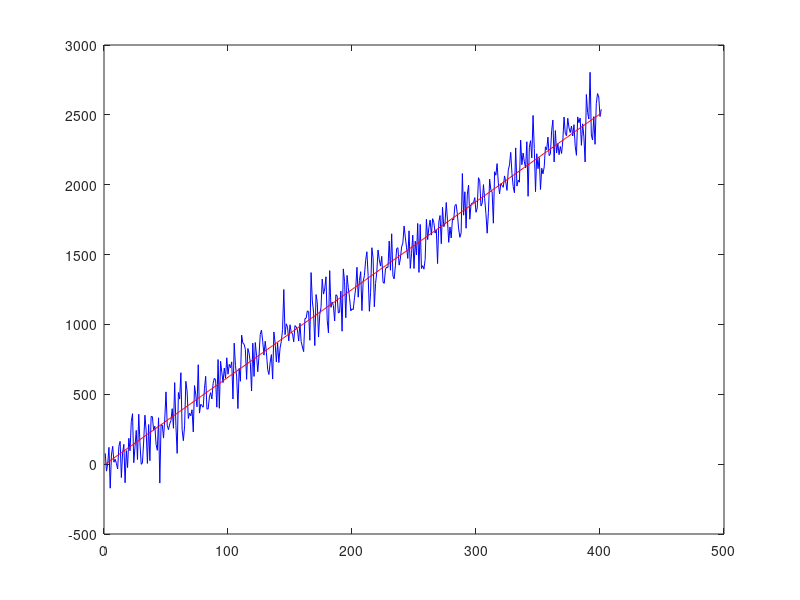
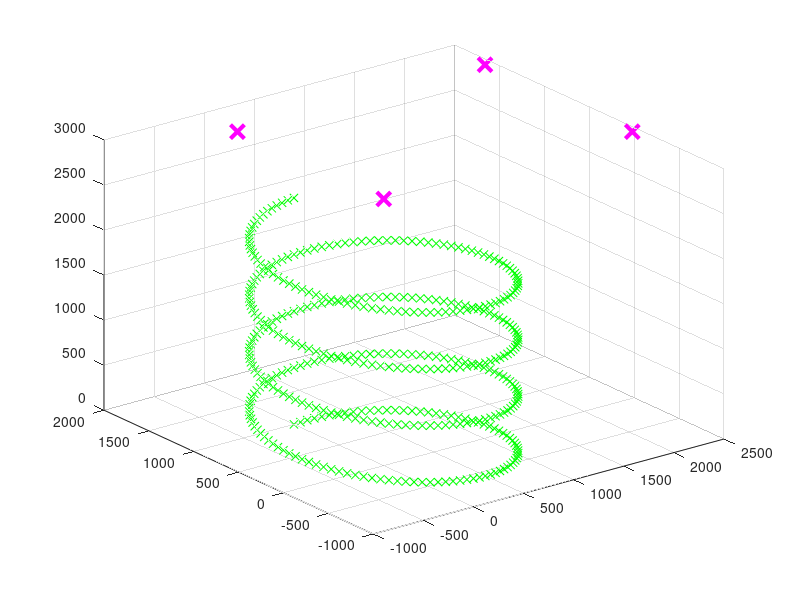

Recreate these plots in MATLAB, in order. (Note: this script raises an error after producing the figures.)
%% Generate measurement and pressure data based on known anchor positions and given tag positions
clear all
%AltToPres = @(Z) 101325 * (1 - 2.25577*10^-5 * (Z*10^-3))^5.25588;   % [Pa]
AltToPres = @(Z,SNR) awgn(101325 * exp(-(Z/(7*10^6))), SNR, 'measured');   % [Pa]

%ALS = @(P) ((((1015.7/P)^0.190263 - 1) * 298.15)/0.0065);
ALS = @(P) (-7*10^6)*log(P/101325);


global data

data.anchors     = [0     0    2960     % Anchor 1
                   2480  0    2960     % Anchor 2
                   2470  1630 2960     % Anchor 3
                   0     1630 2960]';  % Anchor 4       % [mm]
               
           

data.ALS0 = 2000;                                        % [mm]        



% Single point
%data.posTrue = [459; 2026; 2960]';                         % [mm]

% Linear motion path in all 3 axis
%N = 50;
%data.posTrue = [linspace(400, 1500, N)' linspace(500, 1900, N)' linspace(800, 1000, N)'];                         % [mm]

% Helix path
t = 0:pi/50:8*pi;
st = sin(t);
ct = cos(t);
data.posTrue = [st'*1000 ct'*1000 t'*100];

figure(5)
plot3(data.posTrue(:,1), data.posTrue(:,2), data.posTrue(:,3),'xg')
hold on
grid on
plot3(data.anchors(1,:)', data.anchors(2,:)', data.anchors(3,:)','xm','MarkerSize',10,'LineWidth',3)

% Generate clean data
data.Mz = sum(data.anchors(3,:)) / size(data.anchors,2);   % [mm]
data.Mp = AltToPres(data.Mz, 40);                             % [Pa]

data.measClean = zeros(size(data.posTrue,2),size(data.anchors,2));
data.presClean = zeros(1,size(data.posTrue,2));

for u = 1:size(data.posTrue,1)
    for n = 1:size(data.anchors,2)
        data.measClean(u,n) = sqrt(sum((transpose(data.posTrue(u,:))-data.anchors(:,n)).^2));
    end
    data.pres(u) = AltToPres(data.posTrue(u,3), 95);
end

%ColorNoise = 2;

%data.Mp = data.Mp + ColorNoise;     
%data.presCleanNoise = data.presClean + ColorNoise;

% Add noise
data.meas = awgn(data.measClean, 30, 'measured');


%%

figure()          
plot(ALS(data.pres),'b')         
hold on
plot(data.posTrue(:,3),'r')

%%

global index W

W = 20;
nl_struct = initiate_nonlinear(data.anchors);

x = zeros(size(data.meas,1),3);
xM = zeros(size(data.meas,1),3);
xMP = zeros(size(data.meas,1),3);

x0M = [1;1;1];
x0MP = [1;1;1];
sum1 = 0;
sum2 = 0;
error1 = 0;
error2 = 0;
options = optimoptions(@lsqnonlin,'Algorithm','levenberg-marquardt','MaxIter', 4, 'TolFun',1e-2,'Display','none');
for n = 1:size(data.meas,1)
    index = n;
    tic
    xM(n,:) = lsqnonlin(@myfun,x0M,[],[],options);
    sum1 = sum1 + toc;
    error1 = error1 + sqrt(sum(transpose((data.posTrue(n,:)'-xM(n,:)').^2)));
    tic
    xMP(n,:) = lsqnonlin(@myfunpres,x0MP,[],[],options);
    x(n,:) = calculate_nonlinear(nl_struct, data.anchors, data.meas(n,:))';
    sum2 = sum2 + toc;
    error2 = error2 + sqrt(sum(transpose((data.posTrue(n,:)'-xMP(n,:)').^2)));
    x0M = xM(n,:)';
    x0MP = xMP(n,:)';
end

disp(['MATLAB lsqnonlin without pressure: ' num2str(sum1/n) ' Seconds avg, with avg error: ' num2str(error1/n)])
disp(['MATLAB lsqnonlin with pressure: ' num2str(sum2/n) ' Seconds avg, with avg error: ' num2str(error2/n)])
disp(['MATLAB lsqnonlin without pressure ' num2str((sum1/n)/(sum2/n)) ' times faster'])

plot3(xM(:,1), xM(:,2), xM(:,3),'r')
plot3(x(:,1), x(:,2), x(:,3),'g')
plot3(xMP(:,1), xMP(:,2), xMP(:,3),'b')
%legend('True path','Anchors','MATLAB', 'Algebraic')
legend('True path','Anchors','Estimate no pressure', ['Estimate pressure, W=' num2str(W)])




